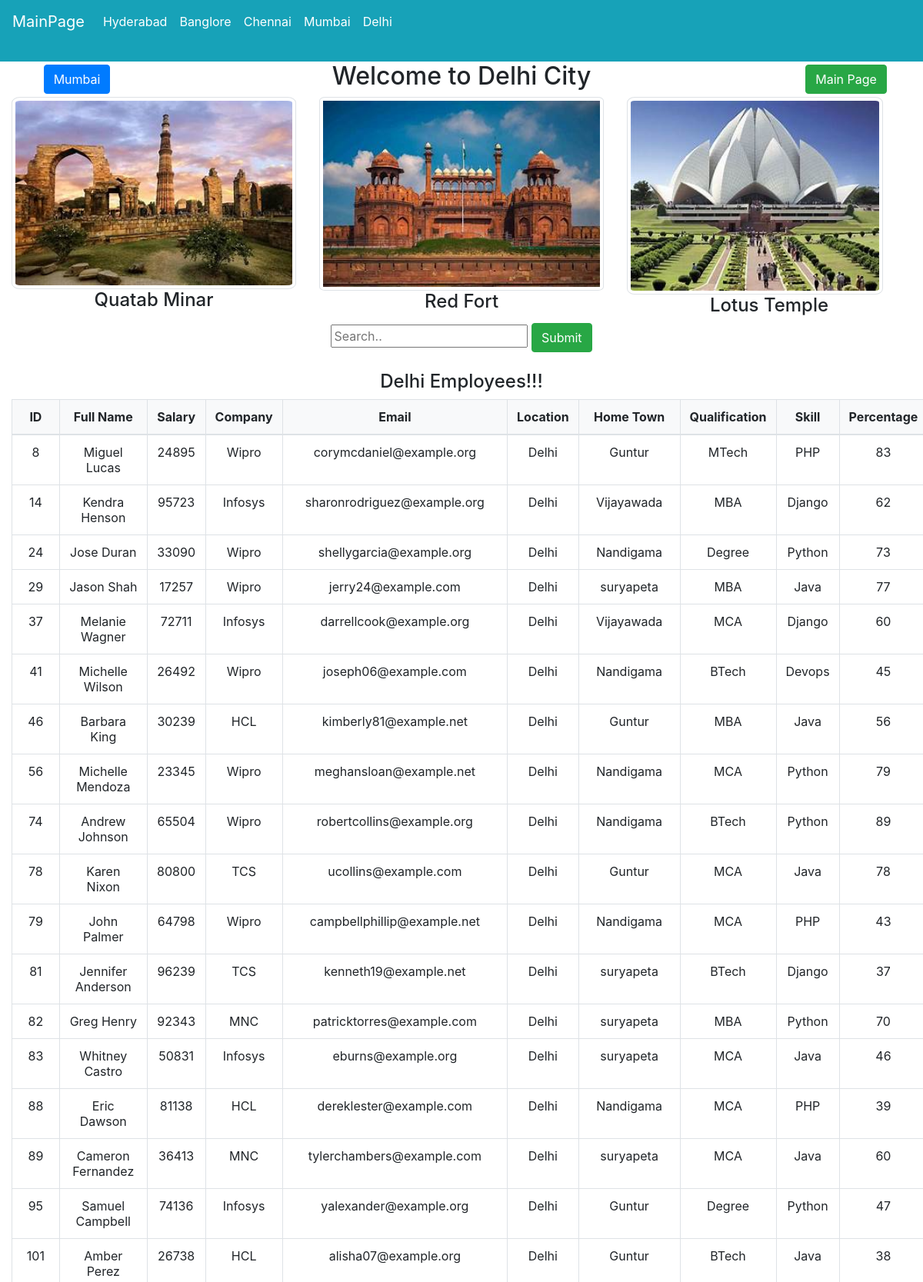
The app's page /delhi (upper part) with its own data.
### employeedataapp/models.py (models this page shows)
class EmployeeData(models.Model):
    first_name = models.CharField(max_length=50)
    last_name = models.CharField(max_length=50)
    salary = models.BigIntegerField()
    company = models.CharField(max_length=50)
    email = models.EmailField()
    location = models.CharField(max_length=50)
    home_town = models.CharField(max_length=50)
    qualification = models.CharField(max_length=50)
    skill = models.CharField(max_length=50)
    percentage = models.IntegerField()

### employeedataapp/views.py (the view, shortened to what this page needs)
# urls.py: path('delhi',views.delhi,name='delhi'),
def delhi(request):
    if request.method == 'GET':
        data = EmployeeData.objects.filter(location='Delhi')
        return render(request, 'delhi.html', {'data':data})

### templates/delhi.html (shortened to what this page needs)
{% load static %}
<html lang="en" dir="ltr">
  <head>
    {% include 'cdnlines.html' %}
  </head>
  <body>
    {% include 'navbar.html' %}
    <div class="container-fluid text-center">
      <div class="row">
        <div class="col-md-2">
          <a href="{% url 'mumbai' %}" class="btn btn-primary mt-1">Mumbai</a>
        </div>
        <div class="col-md-8">
          <h2 class="text-center">Welcome to Delhi City</h2>
        </div>
        <div class="col-md-2">
          <a href="{% url "mainPage" %}" class="btn btn-success mt-1">Main Page</a>
        </div>
      </div>
    </div>
    <div class="container-fluid">
      <div class="row">
        <div class="col-md-4">
          <img src="{% static 'images/delhi.jpeg' %}" alt="image"style="border-radius:3%" height="70%" width="100%" class="img-thumbnail">
          <h4 class="text-center">Quatab Minar</h4>
        </div>
        <div class="col-md-4">
          <img src="{% static 'images/delhi1.jpeg' %}" alt="image"style="border-radius:2%" height="40%" width="100%" class="img-thumbnail">
          <h4 class="text-center">Red Fort</h4>
        </div>
        <div class="col-md-4">
          <img src="{% static 'images/delhi2.jpeg' %}" alt="image"style="border-radius:3%" height="0%" width="90%" class="img-thumbnail">
          <h4 class="text-center">Lotus Temple</h4>
        </div>
      </div>
    </div>
    <div class="search-container text-center mb-4">
      <form method="POST">
        <input type="text"  placeholder="Search.." name="company">
        <input type="submit" value="Submit" class="btn btn-Success">
      </form>
    </div>
    <main>
        <div class="container-fluid">
            <div class="row">
                <div class="col-md-12 ">
                    <h4 class="text-center">Delhi Employees!!!</h4>
                    {% if data %}
                        <table class="table table-bordered text-center">
                            <thead class="bg-light">
                                <tr>
                                    <th>ID</th>
                                    <th>Full Name</th>
                                    <th>Salary</th>
                                    <th>Company</th>
                                    <th>Email</th>
                                    <th>Location</th>
                                    <th>Home Town</th>
                                    <th>Qualification</th>
                                    <th>Skill</th>
                                    <th>Percentage</th>
                                </tr>
                            </thead>
                            <tbody>
                                {% for i in data %}
                                <tr>
                                    <td>{{ i.id }}</td>
                                    <td>{{ i.first_name }} {{ i.last_name }}</td>
                                    <td>{{ i.salary }}</td>
                                    <td>{{ i.company }}</td>
                                    <td>{{ i.email }}</td>
                                    <td>{{ i.location }}</td>
                                    <td>{{ i.home_town }}</td>
                                    <td>{{ i.qualification }}</td>
                                    <td>{{ i.skill }}</td>
                                    <td>{{ i.percentage }}</td>
                                </tr>
                                {% endfor %}
                            </tbody>
                        </table>
                    {% else %}
                        <h2 class="text-center">No Data Available Here!!!</h2>
                    {% endif %}
                </div>
            </div>
        </div>
    </main>
  </body>
</html>

### records on screen
EmployeeData: id "8", first_name "Miguel", last_name "Lucas", salary "24895", company "Wipro", email "corymcdaniel@example.org", location "Delhi", home_town "Guntur", qualification "MTech", skill "PHP", percentage "83"
EmployeeData: id "14", first_name "Kendra", last_name "Henson", salary "95723", company "Infosys", email "sharonrodriguez@example.org", location "Delhi", home_town "Vijayawada", qualification "MBA", skill "Django", percentage "62"
EmployeeData: id "24", first_name "Jose", last_name "Duran", salary "33090", company "Wipro", email "shellygarcia@example.org", location "Delhi", home_town "Nandigama", qualification "Degree", skill "Python", percentage "73"
EmployeeData: id "29", first_name "Jason", last_name "Shah", salary "17257", company "Wipro", email "jerry24@example.com", location "Delhi", home_town "suryapeta", qualification "MBA", skill "Java", percentage "77"
EmployeeData: id "37", first_name "Melanie", last_name "Wagner", salary "72711", company "Infosys", email "darrellcook@example.org", location "Delhi", home_town "Vijayawada", qualification "MCA", skill "Django", percentage "60"
EmployeeData: id "41", first_name "Michelle", last_name "Wilson", salary "26492", company "Wipro", email "joseph06@example.com", location "Delhi", home_town "Nandigama", qualification "BTech", skill "Devops", percentage "45"
EmployeeData: id "46", first_name "Barbara", last_name "King", salary "30239", company "HCL", email "kimberly81@example.net", location "Delhi", home_town "Guntur", qualification "MBA", skill "Java", percentage "56"
EmployeeData: id "56", first_name "Michelle", last_name "Mendoza", salary "23345", company "Wipro", email "meghansloan@example.net", location "Delhi", home_town "Nandigama", qualification "MCA", skill "Python", percentage "79"
EmployeeData: id "74", first_name "Andrew", last_name "Johnson", salary "65504", company "Wipro", email "robertcollins@example.org", location "Delhi", home_town "Nandigama", qualification "BTech", skill "Python", percentage "89"
EmployeeData: id "78", first_name "Karen", last_name "Nixon", salary "80800", company "TCS", email "ucollins@example.com", location "Delhi", home_town "Guntur", qualification "MCA", skill "Java", percentage "78"
EmployeeData: id "79", first_name "John", last_name "Palmer", salary "64798", company "Wipro", email "campbellphillip@example.net", location "Delhi", home_town "Nandigama", qualification "MCA", skill "PHP", percentage "43"
EmployeeData: id "81", first_name "Jennifer", last_name "Anderson", salary "96239", company "TCS", email "kenneth19@example.net", location "Delhi", home_town "suryapeta", qualification "BTech", skill "Django", percentage "37"
EmployeeData: id "82", first_name "Greg", last_name "Henry", salary "92343", company "MNC", email "patricktorres@example.com", location "Delhi", home_town "suryapeta", qualification "MBA", skill "Python", percentage "70"
EmployeeData: id "83", first_name "Whitney", last_name "Castro", salary "50831", company "Infosys", email "eburns@example.org", location "Delhi", home_town "suryapeta", qualification "MCA", skill "Java", percentage "46"
EmployeeData: id "88", first_name "Eric", last_name "Dawson", salary "81138", company "HCL", email "dereklester@example.com", location "Delhi", home_town "Nandigama", qualification "MCA", skill "PHP", percentage "39"
EmployeeData: id "89", first_name "Cameron", last_name "Fernandez", salary "36413", company "MNC", email "tylerchambers@example.com", location "Delhi", home_town "suryapeta", qualification "MCA", skill "Java", percentage "60"
EmployeeData: id "95", first_name "Samuel", last_name "Campbell", salary "74136", company "Infosys", email "yalexander@example.org", location "Delhi", home_town "Guntur", qualification "Degree", skill "Python", percentage "47"
EmployeeData: id "101", first_name "Amber", last_name "Perez", salary "26738", company "HCL", email "alisha07@example.org", location "Delhi", home_town "Guntur", qualification "BTech", skill "Java", percentage "38"
